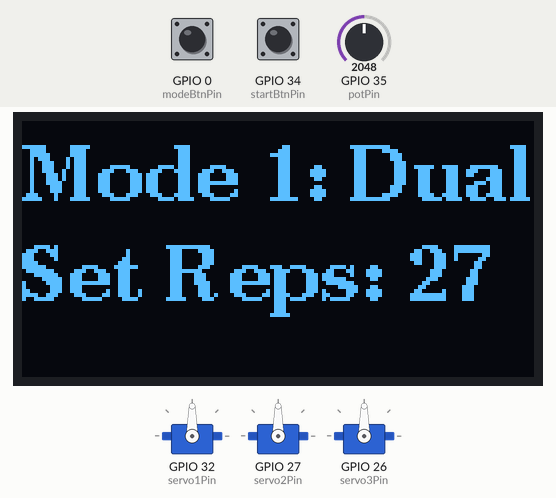
The sketch below on a simulated ESP32. On the bench: 128×64 one-colour display, 3 × servo. The test bench sets the inputs (shaded band); at power-on: GPIO 34 (startBtnPin) LOW, GPIO 0 (modeBtnPin) HIGH, GPIO 35 (potPin) = 2048. What the sketch prints to the serial monitor is not drawn.

Above: at 1.2 s.
1.3 s: GPIO 34 (startBtnPin) pulled HIGH for 0.15 s
At 2.1 s:
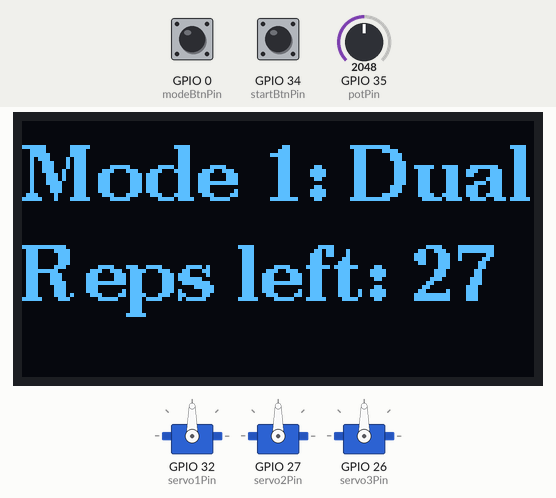
4.4 s: GPIO 0 (modeBtnPin) pulled LOW for 0.15 s
At 5.02 s:
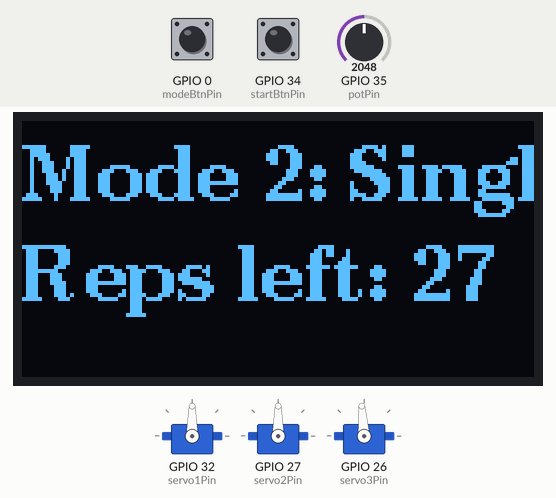
5.1 s: GPIO 34 (startBtnPin) pulled HIGH for 1 s
At 6.9 s:
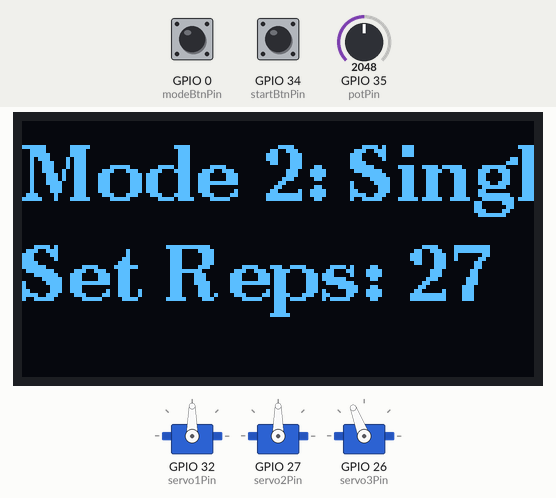
7.6 s: GPIO 34 (startBtnPin) pulled HIGH for 0.15 s
At 8.7 s:
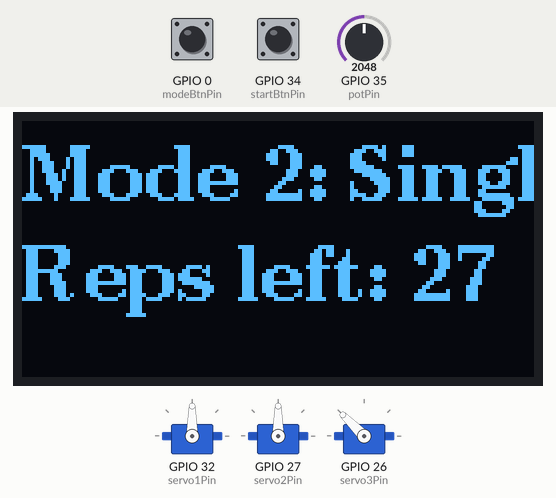
10.7 s: GPIO 0 (modeBtnPin) pulled LOW for 0.15 s
At 11.3 s:
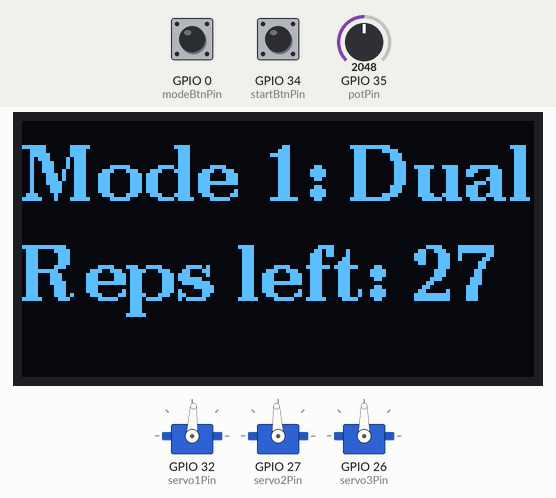
11.4 s: GPIO 0 (modeBtnPin) pulled LOW for 3.2 s
At 16.02 s:
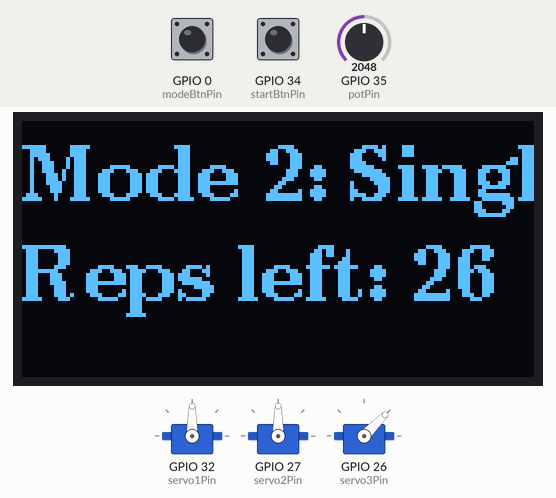
Timing chart, 0 to 16.2 s (numbered marks = the images above; inputs shaded):
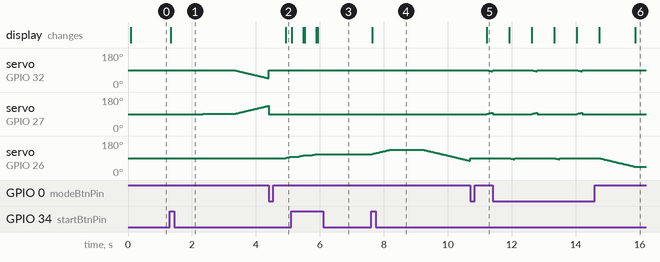

Measured:
- after the input at 1.3 s, servo on GPIO 32 (servo1Pin): moves from 90° to 47° over 2.0 s, starting after 1.0 s; servo on GPIO 27 (servo2Pin): moves from 90° to 133° over 2.0 s, starting after 1.0 s; the display: changes at once (image 1)
- after the input at 4.4 s, servo on GPIO 26 (servo3Pin): 90° → 97° after 0.53 s; the display: changes after 0.53 s (image 2)
- after the input at 5.1 s, the display: changes at once (image 3)
- after the input at 7.6 s, servo on GPIO 26 (servo3Pin): rises from 111° to 135° in 0.58 s, then falls to 76° in 2.5 s; the display: changes at once (image 4)
- after the input at 10.7 s, servo on GPIO 32 (servo1Pin): 90° → 83° after 0.53 s; servo on GPIO 27 (servo2Pin): 90° → 97° after 0.53 s; the display: changes after 0.53 s (image 5)

The sketch:

Potentiometer1.ino
```cpp
#include <ESP32Servo.h>
#include <U8g2lib.h>

// --- OLED Setup ---
U8G2_SSD1306_128X64_NONAME_F_HW_I2C u8g2(U8G2_R0, U8X8_PIN_NONE);

// Servo objects
Servo servo1;
Servo servo2;
Servo servo3;

// Servo positions
int pos1 = 90;
int pos2 = 90;
int pos3 = 90;

// Pins
const int servo1Pin = 32;
const int servo2Pin = 27;
const int servo3Pin = 26;
const int startBtnPin = 34;   // external button
const int modeBtnPin  = 0;    // internal pull-up button
const int potPin      = 35;   // potentiometer

// States
bool running = false;
int mode = 1;  // 1 = servo1+servo2 mode, 2 = servo3 mode

// Reps
int totalReps = 10;   // set from potentiometer
int repsRemaining = 0;

// Timing for button debounce
unsigned long lastDebounceTimeStart = 0;
unsigned long lastDebounceTimeMode = 0;
const unsigned long debounceDelay = 200;

// Variables for non-blocking servo motion
int target1 = 90, target2 = 90, stepDelay = 25;
unsigned long lastStepTime = 0;

int servo3Dir = 1;  // direction for servo3 (1=forward, -1=backward)

// Pause handling
bool pausing = false;
unsigned long pauseStart = 0;
const unsigned long pauseDuration = 1000; // 1 second

// Rep state
int phase = 0; // 0=neutral→extreme1, 1=extreme1→neutral, 2=neutral→extreme2, 3=extreme2→neutral

void setup() {
  // OLED init
  u8g2.begin();
  u8g2.enableUTF8Print();

  // Servos
  servo1.attach(servo1Pin);
  servo2.attach(servo2Pin);
  servo3.attach(servo3Pin);

  servo1.write(90);
  servo2.write(90);
  servo3.write(90);

  pinMode(startBtnPin, INPUT);       // external button
  pinMode(modeBtnPin, INPUT_PULLUP); // internal pull-up

  Serial.begin(9600);

  updateOLED();  // Show initial mode
}

// --- Move all servos to neutral before mode change ---
void goNeutral() {
  pos1 = pos2 = pos3 = 90;
  servo1.write(90);
  servo2.write(90);
  servo3.write(90);
  delay(500);  // small delay to settle
}

// --- Update OLED display ---
void updateOLED() {
  u8g2.clearBuffer();
  u8g2.setFont(u8g2_font_ncenB14_tr);

  u8g2.setCursor(0, 20);
  if (mode == 1) {
    u8g2.print("Mode 1: Dual");
  } else {
    u8g2.print("Mode 2: Single");
  }

  u8g2.setCursor(0, 45);
  if (!running) {
    u8g2.print("Set Reps: ");
    u8g2.print(totalReps);
  } else {
    u8g2.print("Reps left: ");
    u8g2.print(repsRemaining);
  }

  u8g2.sendBuffer();
}

void loop() {
  // --- Read potentiometer for reps (only when stopped) ---
  if (!running) {
    int potValue = analogRead(potPin);
    totalReps = map(potValue, 0, 4095, 5, 50); // map to 5-100
    updateOLED();
  }

  // --- Handle Start/Stop button ---
  if (digitalRead(startBtnPin) == HIGH && (millis() - lastDebounceTimeStart > debounceDelay)) {
    running = !running;  // Toggle start/stop
    lastDebounceTimeStart = millis();

    if (running) {
      repsRemaining = totalReps; // load reps
      phase = 0;
    }
    Serial.print("Running: "); Serial.println(running);
    updateOLED();
  }

  // --- Handle Mode button ---
  if (digitalRead(modeBtnPin) == LOW && (millis() - lastDebounceTimeMode > debounceDelay)) {
    goNeutral();  // return to neutral before switching mode
    mode = (mode == 1) ? 2 : 1;  // Switch mode
    lastDebounceTimeMode = millis();
    Serial.print("Mode: "); Serial.println(mode);
    updateOLED();
  }

  if (!running) return;  // Do nothing if stopped

  // Handle pause
  if (pausing) {
    if (millis() - pauseStart >= pauseDuration) {
      pausing = false; // end pause
    } else {
      return; // still pausing, do nothing
    }
  }

  // --- Mode 1: Servo1 + Servo2 ---
  if (mode == 1) {
    if (millis() - lastStepTime >= stepDelay) {
      lastStepTime = millis();

      if (pos1 == target1 && pos2 == target2) {
        pausing = true;
        pauseStart = millis();

        // Rep phase machine
        if (phase == 0) { target1 = 90; target2 = 90; phase = 1; }
        else if (phase == 1) { target1 = 30; target2 = 150; phase = 2; }
        else if (phase == 2) { target1 = 90; target2 = 90; phase = 3; }
        else if (phase == 3) {
          target1 = 150; target2 = 30;
          phase = 0;
          repsRemaining--;
          updateOLED();
          if (repsRemaining <= 0) { running = false; updateOLED(); return; }
        }
      }

      if (pos1 < target1) pos1++;
      else if (pos1 > target1) pos1--;

      if (pos2 < target2) pos2++;
      else if (pos2 > target2) pos2--;

      servo1.write(pos1);
      servo2.write(pos2);
    }
  }

  // --- Mode 2: Servo3 ---
  else if (mode == 2) {
    if (millis() - lastStepTime >= stepDelay) {
      lastStepTime = millis();

      pos3 += servo3Dir;
      servo3.write(pos3);

      if (pos3 >= 135) {
        servo3Dir = -1;
        pausing = true;
        pauseStart = millis();
      }
      if (pos3 <= 45) {
        servo3Dir = 1;
        pausing = true;
        pauseStart = millis();
        repsRemaining--;
        updateOLED();
        if (repsRemaining <= 0) { running = false; updateOLED(); return; }
      }
    }
  }
}
```
